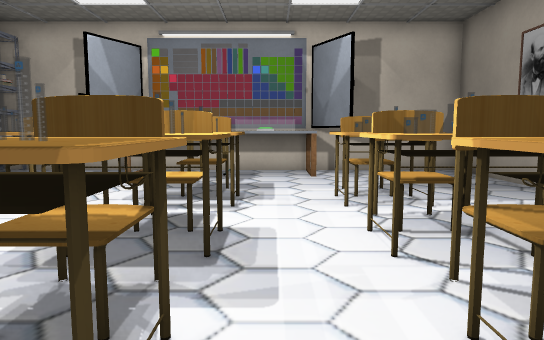
view 1 (above)

13 first-person views from a walk through a level from a Godot 3-D game. The camera is 1.4 m above the floor, tilts 6° down and sees 70° across. The floor is counted in squares, 1 m on a side. Each view is taken from the middle of a square. On the plan, view 1 faces up. The plan holds only what a view shows up to about 16 squares ahead; the rest is blank. The place goes on beyond the plan. Flat picture figures and markers are not drawn. Some surface patterns are stand-ins.

view 2
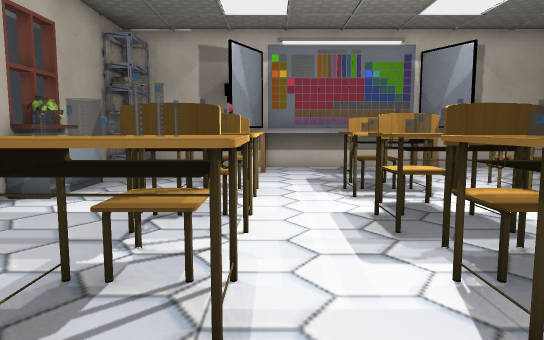

view 3
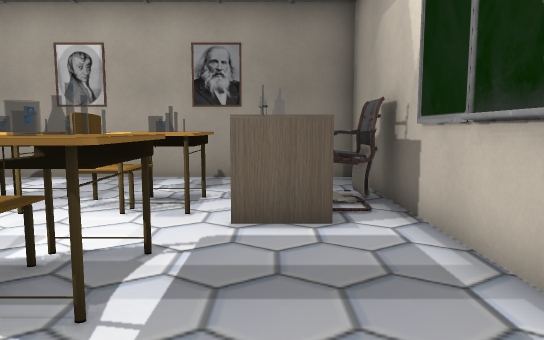

view 4
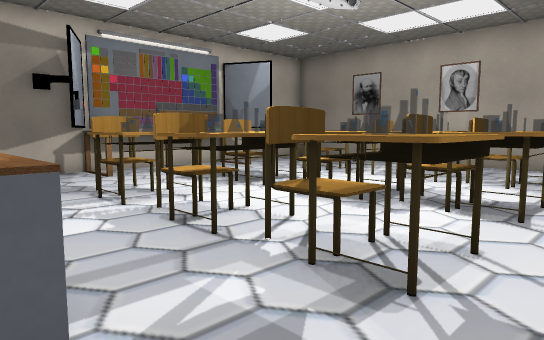

view 5
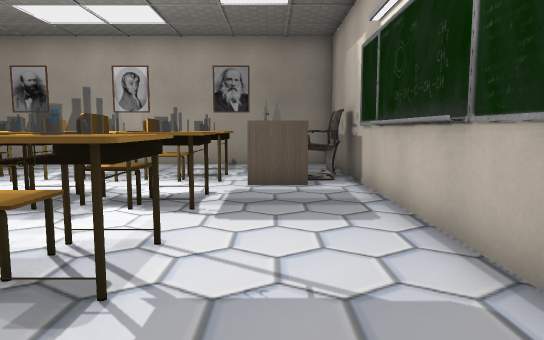

view 6
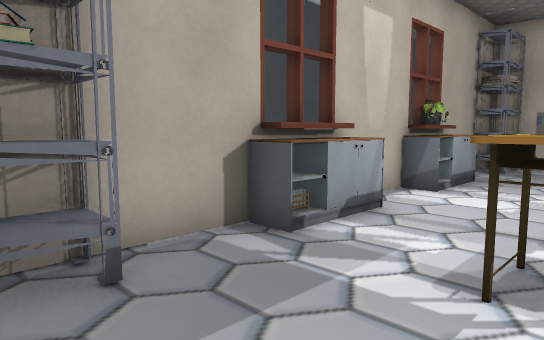

view 7
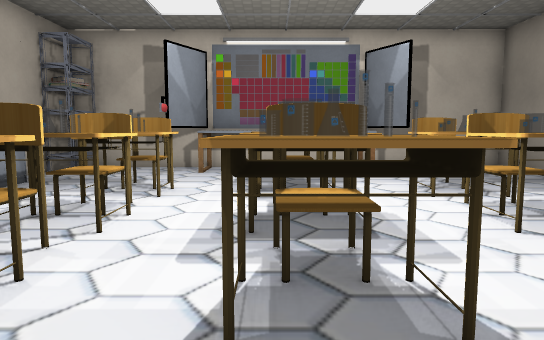

view 8
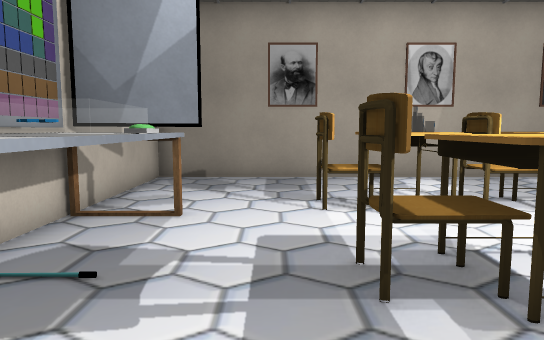

view 9
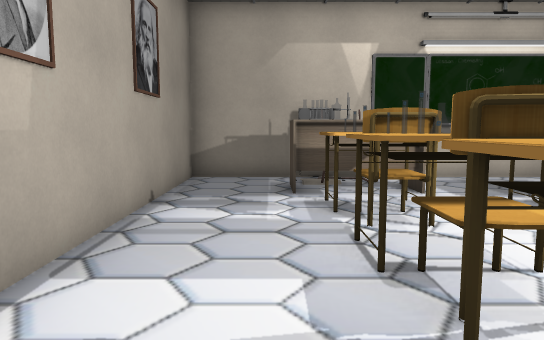

view 10
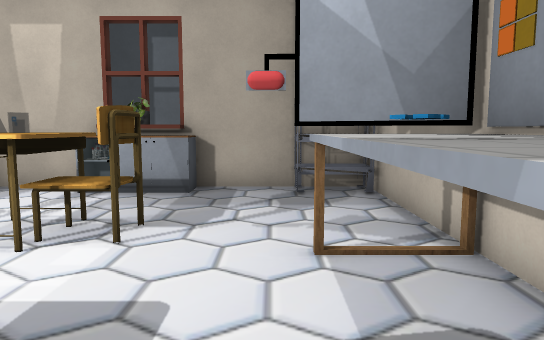

view 11
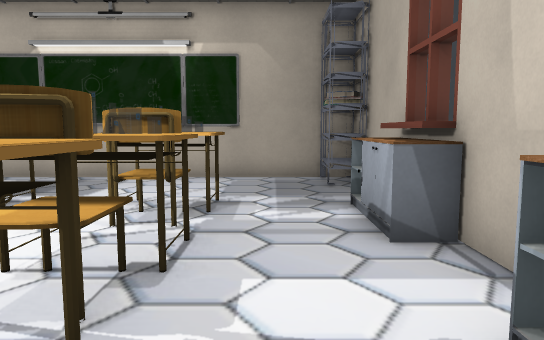

view 12
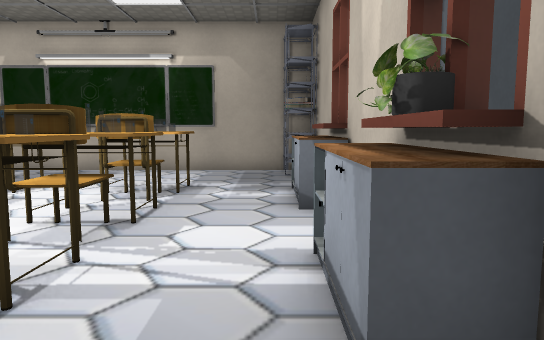

view 13
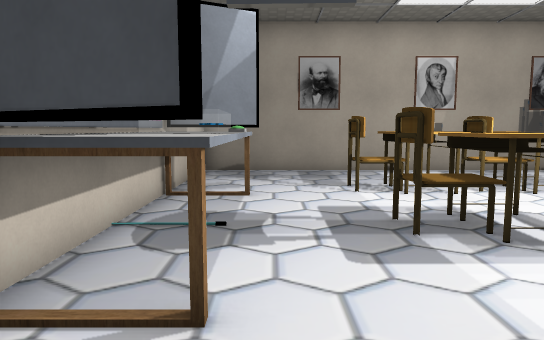

### Floor plan
Key: @ floor where view 1 was taken; # wall or solid block; . floor; ^ raised ledge; S shelf; C chair; E desk; P plant; T tub; F flag; O other object.
Columns run from 10 left of view 1 to 7 right of it. Each row starts with its distance up from view 1.
 14   #####    #######
 13  S....#^^^^#.....#
 12  S...#^^F^O^#....#
 11 #................#
 10 #................#
  9 #^...C..CC..C....#
  8 #P..ECE.EE.ECE...#
  7 #^..  E.  .E E...#
  6 #....C..CC..C....#
  5 #...  E.  .E E...#
  4 #^..ECE.CC.ECE...#
  3 #^...C..CC..C....#
  2 #^..  E.OO.E E...#
  1 #...EE..EE..EE...#
  0 #.........@ETT...#
 -1  S.........ECC...#
 -2  S....####..CC...#
 -3   #####  ###  ####

Where each view was taken, in squares from view 1:
view 1: 0 up, 0 right, facing up
view 2: 1 down, 4 left, facing up
view 3: 0 up, 5 left, facing right
view 4: 0 up, 9 left, facing up-right
view 5: 0 up, 9 left, facing right
view 6: 2 down, 5 left, facing up-left
view 7: 1 down, 2 left, facing up
view 8: 10 up, 5 left, facing right
view 9: 9 up, 4 right, facing down
view 10: 11 up, 0 right, facing left
view 11: 9 up, 7 left, facing down
view 12: 11 up, 8 left, facing down
view 13: 11 up, 7 left, facing right
